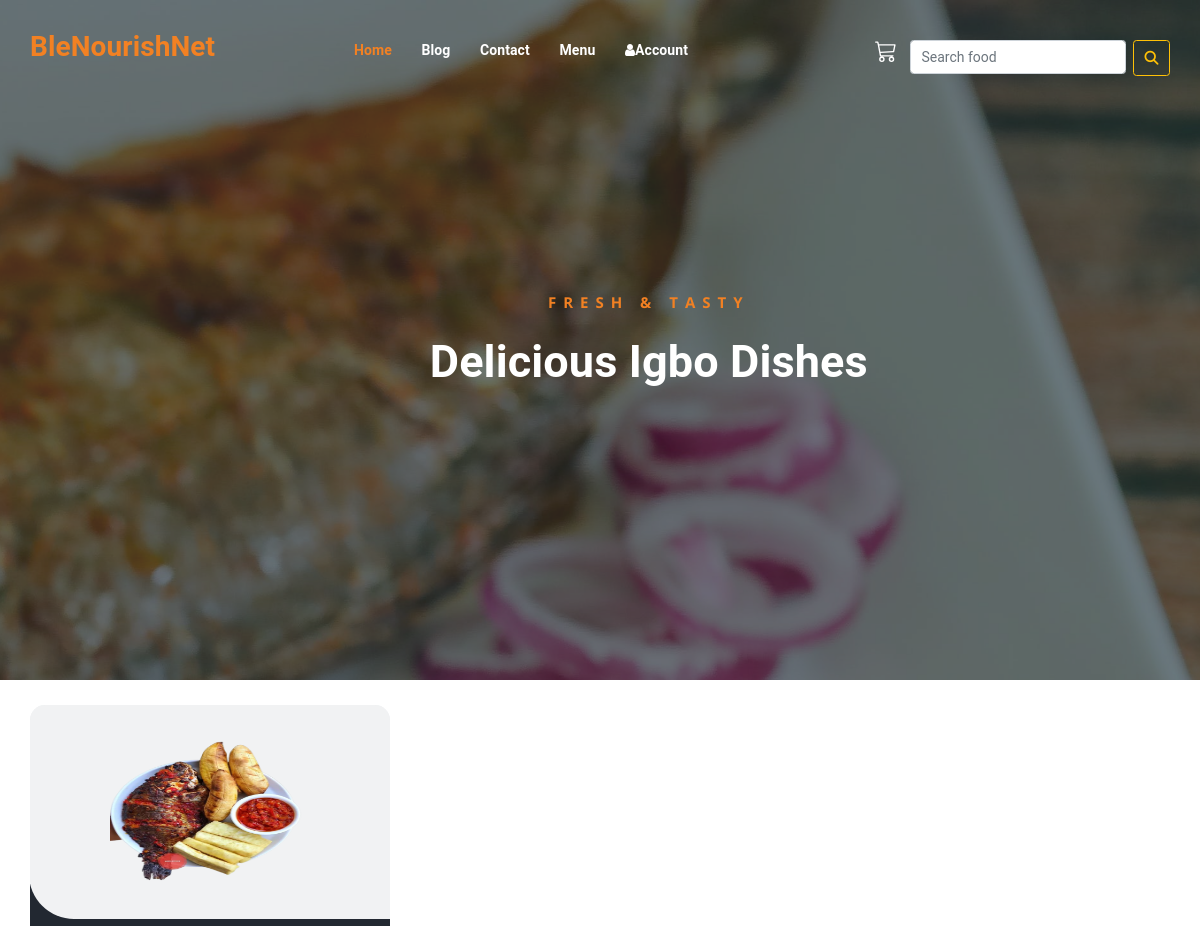
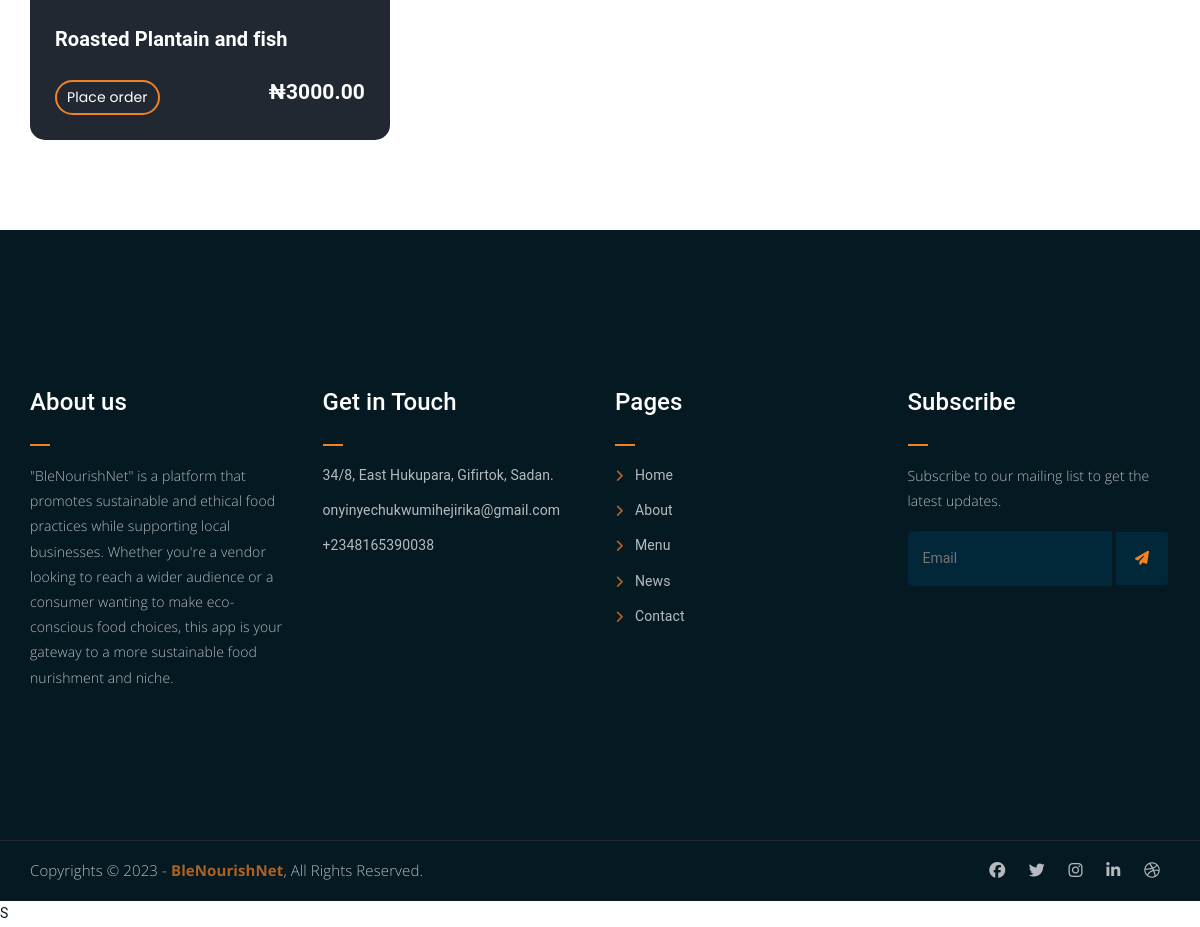
Screenshot of /search/Igbo-dishes with the database file from the repository (2 pictures, top to bottom).
### ProjectApp/models.py (models this page shows, shortened)
class Category(models.Model):
    name = models.CharField(max_length = 200, null= False)
    slug = models.SlugField(max_length= 200, unique = True)
    class Meta:
        verbose_name_plural ='categories'

class Products(models.Model):
    category = models.ForeignKey(Category, related_name='product',on_delete =models.CASCADE)
    created_by =models.ForeignKey(User, on_delete=models.CASCADE, related_name='product_creator')
    title = models.CharField(max_length =200)
    description = models.TextField(blank=True)
    image = models.ImageField(upload_to='images/')
    slug = models.SlugField(max_length=200)
    price = models.DecimalField(max_digits=12,decimal_places=2)
    in_stock = models.BooleanField(default=True)
    is_active = models.BooleanField(default=True)
    created_on = models.DateTimeField(auto_now_add=True)
    updated_on = models.DateTimeField(auto_now=True)
    class Meta:
        verbose_name_plural = 'Products'
        ordering = ('-created_on',)
    def get_absolute_url(self):
        return reverse('ProjectApp:product_detail', args=[self.slug])

### ProjectApp/views.py (the view)
# urls.py: path('search/<slug:category_slug>', views.category_list, name='category_list'),
def category_list(request, category_slug):
    category = get_object_or_404(Category, slug =category_slug)
    products = Products.objects.filter(category=category)
    return render (request, 'category.html',{'category':category, 'products':products})

### ProjectApp/context_processors.py (called while the page is built)
def categories(request):
    return {
        'categories':Category.objects.all()
    }

### basket/basket.py (called while the page is built)
    def __len__(self):
        return sum(item['qty'] for item in self.basket.values())

### basket/context_processors.py (called while the page is built)
def basket(request):
    return {'basket': Basket(request)}

### templates/category.html (shortened to what this page needs)
{% extends 'base.html' %}
{% load static %}
{% block content %}
<div class="hero-area hero">
    <div class="container">
        <div class="row">
            <div class="col-lg-9 offset-lg-2 text-center">
                <div class="hero-text">
                    <div class="hero-text-tablecell">
                        <p class="subtitle">Fresh & Tasty</p>
                        <h1>Delicious {{ category.name }}</h1>
                    </div>
                </div>
            </div>
        </div>
    </div>
</div>
<section class="food_section layout_padding-bottom">
    <div class="container">
        <div class="row grid">
            {% if not products %}
            <h3 class="text-center mt-5"><span style="color: orangered;">{{category.name}}</span> is not available</h3>
            {% else %}
            {% for product in products %}
            <div class="col-sm-6 col-lg-4 all {{ product.category.category_slug }}">
                <div class="box">
                    <div>
                        <div class="img-box">
                            <img src="{{ product.image.url }}" width="200" alt="{{ product.name }}">
                        </div>
                        <div class="detail-box">
                            <h2 style="color: white;">{{ product.title }}</h2>
                            <a href="{{product.get_absolute_url}}" class="btn border-btn">Place order</a>
                            <h4 style="color:white; display: inline-block; float: right;">&#x20A6;{{product.price}}</h4>
                          </div>
                    </div>
                </div>
            </div>
            {% endfor %}
            {% endif %}
        </div>
    </div>
</section>
{% endblock %}

### static/css/style.css (style rules this page uses)
body { font-family: "Open Sans", sans-serif; color: #0c0c0c; background-color: #ffffff; overflow-x: hidden; }
.layout_padding-bottom { padding-bottom: 90px; }
h1, h2 { font-family: 'Dancing Script', cursive; }
a, a:hover, a:focus { text-decoration: none; }
.btn, .btn:focus { outline: none !important; -webkit-box-shadow: none; box-shadow: none; }
.food_section .box { position: relative; margin-top: 25px; background-color: #ffffff; border-radius: 10px; color: #ffffff; border-radius: 15px; overflow: hidden; background: linear-gradient(to bottom, #f1f2f3 25px, #222831 25px); }
.food_section .box .img-box { background: #f1f2f3; display: -webkit-box; display: -ms-flexbox; display: flex; -webkit-box-pack: center; -ms-flex-pack: center; justify-content: center; -webkit-box-align: center; -ms-flex-align: center; align-items: center; height: 215px; border-radius: 0 0 0 45px; margin: -1px; padding: 25px; }
.food_section .box .img-box img { max-width: 100%; max-height: 145px; -webkit-transition: all .2s; transition: all .2s; }
.food_section .box .detail-box { padding: 25px; }

### static/css/responsive.css (style rules this page uses)
@media (min-width: 1200px) { .container { max-width: 1170px; } }

### static/assets/css/main.css (style rules this page uses)
html { font-size: 14px; font-weight: 400; line-height: 28px; height: 100%; }
body { font-family: "Open Sans", sans-serif; font-weight: 400; font-size: 1rem; letter-spacing: 0.1px; line-height: 1.8; color: #051922; overflow-x: hidden; }
body img { max-width: 100%; }
a { cursor: pointer; text-decoration: none; -webkit-transition: all 0.2s ease-in-out; -o-transition: all 0.2s ease-in-out; transition: all 0.2s ease-in-out; }
h1, .h1, h2, .h2, h3, .h3, h4, .h4, h5, .h5, h6, .h6 { font-family: "Poppins", sans-serif; font-weight: 700; margin: 0 0 1.25rem 0; color: #051922; }
h1:last-child, .h1:last-child, h2:last-child, .h2:last-child, h3:last-child, .h3:last-child, h4:last-child, .h4:last-child, h5:last-child, .h5:last-child, h6:last-child, .h6:last-child { margin: 0; }
h1, .h1 { font-size: 4rem; font-weight: 700; line-height: 4rem; }
h2, .h2 { font-size: 3rem; font-weight: 700; line-height: 3.25rem; }
h4, .h4 { font-size: 1.5rem; font-weight: 700; line-height: 1.75rem; }
p { font-family: "Open Sans", sans-serif; font-weight: 400; font-size: 1rem; letter-spacing: 0.1px; line-height: 1.8; color: #051922; margin: 0 0 1.25rem 0; }
a.border-btn { font-family: 'Poppins', sans-serif; display: inline-block; color: #fff; border: 2px solid #F28123; padding: 5px 10px; border-radius: 20px; }
a.border-btn { -webkit-transition: 0.3s; -o-transition: 0.3s; transition: 0.3s; }
.hero { background-image: url(../img/hero.jpg); background-size: cover; background-position: center; background-attachment: fixed; }
.hero-text { display: table; height: 100%; }
.hero-text-tablecell { display: table-cell; }
.hero-area { height: 85%; position: relative; z-index: 1; }
html, body { height: 100%; }
.hero-area:after { position: absolute; left: 0; top: 0; width: 100%; height: 100%; content: ""; background-color: #07212e; z-index: -1; opacity: 0.6; }
.hero-text p.subtitle { color: #F28123; font-weight: 700; text-transform: uppercase; letter-spacing: 7px; font-size: 15px; }
.hero-text h1 { font-size: 64px; font-weight: 700; line-height: 1.3; color: #fff; }
.hero-area div { height: 100%; }
.hero-area div.hero-text { height: 100%; width: 100%; }
.hero-area div.hero-text-tablecell { height: auto; vertical-align: middle; }

### static/assets/css/responsive.css (style rules this page uses)
@media only screen and (min-width: 992px) and (max-width: 1200px) { .hero-text h1 { font-size: 45px; } }

### static/form/css/style.css (style rules this page uses)
body { font-family: "Roboto", sans-serif; background-color: #fff; }
p { color: #b3b3b3; font-weight: 300; }
h1, h2, h3, h4, h5, h6, .h1, .h2, .h3, .h4, .h5, .h6 { font-family: "Roboto", sans-serif; }
a { -webkit-transition: .3s all ease; -o-transition: .3s all ease; transition: .3s all ease; }
h2 { font-size: 20px; }

### rows the page displays
Category: name "Igbo Dishes"
Products: image (picture), title "Roasted Plantain and fish", price "3000.00"
